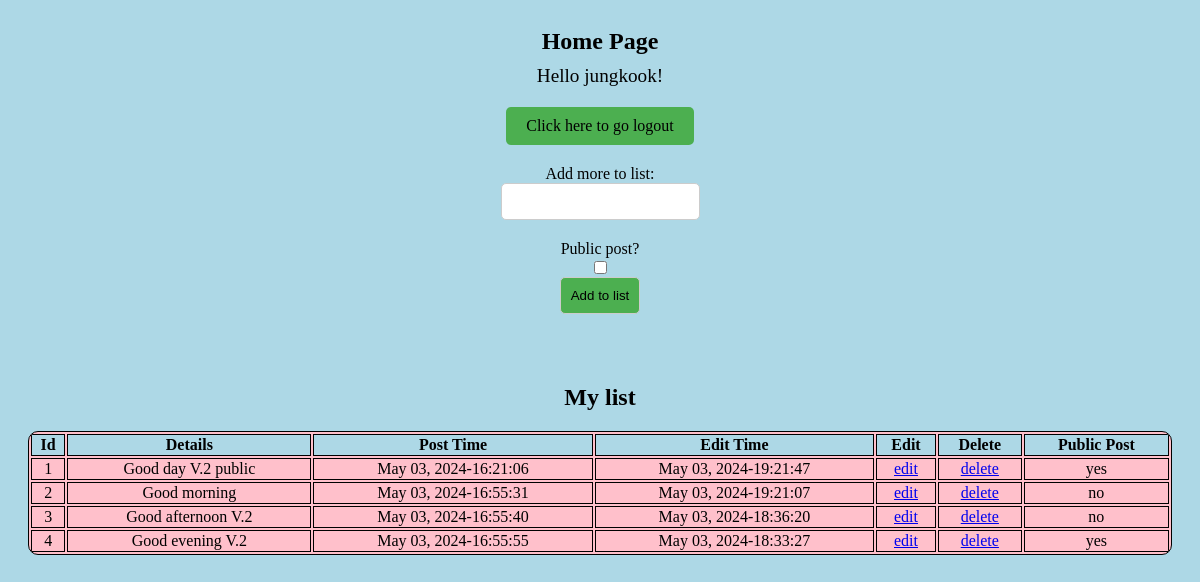
The page /home.php (signed in) on the database its author committed.
### tables this page shows
CREATE TABLE `list_tbl` (
  `id` int(11) NOT NULL,
  `details` text NOT NULL,
  `date_posted` varchar(30) NOT NULL,
  `time_posted` time NOT NULL,
  `date_edited` varchar(30) NOT NULL,
  `time_edited` time NOT NULL,
  `public` varchar(5) NOT NULL
);

### home.php (the view, shortened to what this page needs)
<!DOCTYPE html>
<html>
	<head>
</head>
	<?php
	$user = $_SESSION['user'];
	?>
	 <body>
	 	<div class="user-info">
	 	<h2>Home Page</h2>
	 	<p> Hello <?php Print "$user"?>!</p>
	 	 <a href="logout.php" style="text-decoration: none; color: black; display: inline-block; background-color: #4CAF50; color: black; padding: 10px 20px; text-align: center; border-radius: 5px; text-decoration: none; font-size: 16px; margin: 10px 0px; transition: background-color 0.3s ease;">Click here to go logout</a>
	 	 <br>
	 	 <form action="add.php" method="POST">
	 	 	<label for="details">Add more to list:</label>
	 	 	<input type="text" name="details" id="details" />
	 	 	<label for="public">Public post? </label>
	 	 	<input type="checkbox" name="public[]" id="public" value="yes" />
	 	 	<input type="submit" value="Add to list"/>
	 	 </form>
	 	</div>
	 	 <h2 align="center">My list</h2>
	 	 <table>
	 	 	<tr>
	 	 		<th>Id</th>
	 	 		<th>Details</th>
	 	 		<th>Post Time</th>
	 	 		<th>Edit Time</th>
	 	 		<th>Edit</th>
	 	 		<th>Delete</th>
	 	 		<th>Public Post</th>
	 	 	</tr>
	 	 	 <?php
	 	 	 	$servername = "localhost";
	 	 	 	$username_db = "root";
	 	 	 	$password_db = "";
	 	 	 	$db_name = "first_db";
	 	 	 	$conn = mysqli_connect($servername, $username_db, $password_db, $db_name);
	 	 	 	$query = mysqli_query($conn, "Select * from list_tbl");
	 	 	 	while($row = mysqli_fetch_array($query))
	 	 	 	{
	 	 	 		Print "<tr>";
	 	 	 			Print "<td>".$row['id']."</td>";
	 	 	 			Print "<td>".$row['details']."</td>";
	 	 	 			Print "<td>".$row['date_posted']. "-". $row['time_posted']."</td>";
	 	 	 			Print "<td>".$row['date_edited']. "-". $row['time_edited']."</td>";
	 	 	 			Print "<td><a href='edit.php?id=".$row['id']."'>edit</a></td>";
	 	 	 			Print "<td><a href='#' onclick='myFunction(".$row['id'].")'>delete</a></td>";
	 	 	 			Print "<td>".$row['public']."</td>";
	 	 	 			Print "</tr>";
	 	 	 	}
	 	 	 ?>
	 	 </table>
	 	</body>
</html>

### home.php (style rules this page uses)
body { background-color: lightblue; display: flex; flex-direction: column; align-items: center; padding: 20px; }
table, th, td { border:1px solid black; text-align:center; }
table { width:100%; background-color: pink; border-radius: 10px; overflow: hidden; }
th, td { padding 10px; }
th { background-color: lightblue; color: black; font-weight: bold; }
form { display: flex; flex-direction: column; align-items: center; margin-bottom: 20px; }
input[type="text"], input[type="submit"] { padding: 10px; margin-bottom: 10px; border-radius: 5px; border: 1px solid #ccc; }
input[type="submit"] { background-color: #4CAF50; color: black; cursor: pointer; transition: background-color 0.3s ease; }
.user-info { text-align: center; margin-bottom: 20px; }
.user-info h2 { margin: 0; }
.user-info p { margin: 10px 0; font-size: 1.2em; }
.user-info a { display: block; margin-bottom: 20px; background-color: lightblue; color: black; padding: 10px; text-decoration: none; border-radius: 5px; }
.user-info form { display: flex; flex-direction: column; align-items: center; }
.user-info label { margin-top: 10px; }
.user-info input[type="text"], .user-info input[type="submit"] { padding: 10px; margin-bottom: 10px; border-radius: 5px; border: 1px solid #ccc; }
.user-info input[type="submit"] { background-color: #4CAF50; color: black; cursor: pointer; transition: background-color 0.3s ease; }

### rows shown on the page
list_tbl: id "1", details "Good day V.2 public", date_posted "May 03, 2024", time_posted "16:21:06", date_edited "May 03, 2024", time_edited "19:21:47", public "yes"
list_tbl: id "2", details "Good morning", date_posted "May 03, 2024", time_posted "16:55:31", date_edited "May 03, 2024", time_edited "19:21:07", public "no"
list_tbl: id "3", details "Good afternoon V.2", date_posted "May 03, 2024", time_posted "16:55:40", date_edited "May 03, 2024", time_edited "18:36:20", public "no"
list_tbl: id "4", details "Good evening V.2", date_posted "May 03, 2024", time_posted "16:55:55", date_edited "May 03, 2024", time_edited "18:33:27", public "yes"

### other values the page prints
$user "jungkook"
